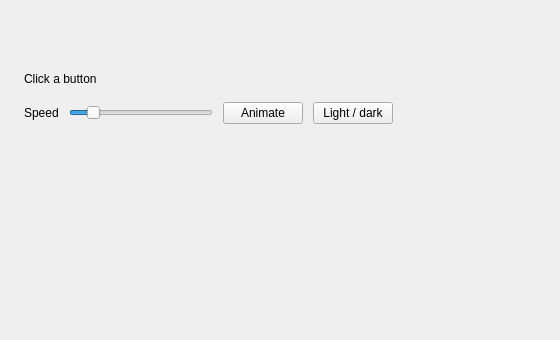
<?xml version='1.0' encoding='utf-8'?>
<ui version="4.0">
 <class>MainWindow</class>
 <widget class="QMainWindow" name="MainWindow">
  <property name="geometry">
   <rect>
    <x>0</x>
    <y>0</y>
    <width>560</width>
    <height>340</height>
   </rect>
  </property>
  <property name="windowTitle">
   <string>QCustomRainbowButton</string>
  </property>
  <widget class="QWidget" name="centralwidget">
   <layout class="QVBoxLayout" name="mainLayout">
    <property name="spacing">
     <number>16</number>
    </property>
    <property name="leftMargin">
     <number>24</number>
    </property>
    <property name="topMargin">
     <number>24</number>
    </property>
    <property name="rightMargin">
     <number>24</number>
    </property>
    <property name="bottomMargin">
     <number>24</number>
    </property>
    <item>
     <widget class="QCustomRainbowButton" name="startButton">
      <property name="text" stdset="0">
       <string notr="true">Get started</string>
      </property>
     </widget>
    </item>
    <item>
     <widget class="QCustomRainbowButton" name="upgradeButton">
      <property name="text" stdset="0">
       <string notr="true">Upgrade</string>
      </property>
      <property name="filled" stdset="0">
       <bool>true</bool>
      </property>
     </widget>
    </item>
    <item>
     <widget class="QCustomRainbowButton" name="glowButton">
      <property name="text" stdset="0">
       <string notr="true">Glow</string>
      </property>
      <property name="glow" stdset="0">
       <bool>true</bool>
      </property>
     </widget>
    </item>
    <item>
     <widget class="QLabel" name="statusLabel">
      <property name="text">
       <string>Click a button</string>
      </property>
     </widget>
    </item>
    <item>
     <layout class="QHBoxLayout" name="controlsRow">
      <property name="spacing">
       <number>10</number>
      </property>
      <item>
       <widget class="QLabel" name="speedLabel">
        <property name="text">
         <string>Speed</string>
        </property>
       </widget>
      </item>
      <item>
       <widget class="QSlider" name="speedSlider">
        <property name="minimum">
         <number>16</number>
        </property>
        <property name="maximum">
         <number>200</number>
        </property>
        <property name="value">
         <number>40</number>
        </property>
        <property name="orientation">
         <enum>Qt::Horizontal</enum>
        </property>
       </widget>
      </item>
      <item>
       <widget class="QPushButton" name="animateButton">
        <property name="text">
         <string>Animate</string>
        </property>
        <property name="cursor">
         <cursorShape>PointingHandCursor</cursorShape>
        </property>
       </widget>
      </item>
      <item>
       <widget class="QPushButton" name="themeButton">
        <property name="text">
         <string>Light / dark</string>
        </property>
        <property name="cursor">
         <cursorShape>PointingHandCursor</cursorShape>
        </property>
       </widget>
      </item>
      <item>
       <spacer name="controlsSpacer">
        <property name="orientation">
         <enum>Qt::Horizontal</enum>
        </property>
        <property name="sizeHint" stdset="0">
         <size>
          <width>40</width>
          <height>20</height>
         </size>
        </property>
       </spacer>
      </item>
     </layout>
    </item>
    <item>
     <spacer name="mainSpacer">
      <property name="orientation">
       <enum>Qt::Vertical</enum>
      </property>
      <property name="sizeHint" stdset="0">
       <size>
        <width>20</width>
        <height>40</height>
       </size>
      </property>
     </spacer>
    </item>
   </layout>
  </widget>
 </widget>
 <customwidgets>
  <customwidget>
   <class>QCustomRainbowButton</class>
   <extends>QWidget</extends>
   <header location="global">Custom_Widgets.QCustomRainbowButton.h</header>
  </customwidget>
 <customwidget><class>QPushButton</class><extends>QPushButton</extends><header location="global">Custom_Widgets.Theme.h</header><container>1</container></customwidget><customwidget><class>QLabel</class><extends>QLabel</extends><header location="global">Custom_Widgets.Theme.h</header><container>1</container></customwidget></customwidgets>
 <connections />
</ui>
